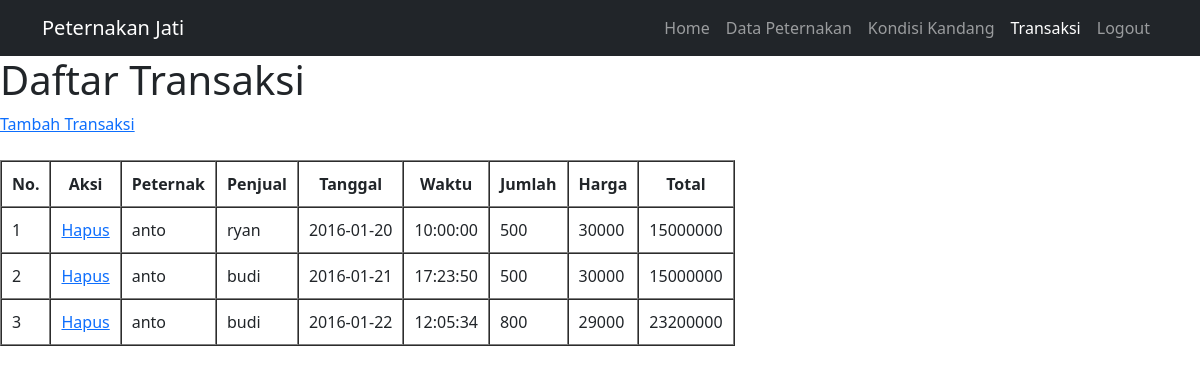
The app's page /PeternakanAyam_Draft1/admin/transaksi.php (signed in) with its own data.
### tables this page shows
CREATE TABLE `tabel_transaksi` (
  `id` int(11) NOT NULL,
  `kd_peternak` varchar(100) NOT NULL,
  `kd_penjual` varchar(100) NOT NULL,
  `tgl` date NOT NULL,
  `waktu` time NOT NULL,
  `jml` int(11) NOT NULL,
  `harga` int(11) NOT NULL,
  `total` int(11) NOT NULL
);

### PeternakanAyam_Draft1/fungsi/functions.php (called while the page is built, shortened)
<?php
    $link = mysqli_connect('localhost', 'tkacom_annisa02', '3720469_*D2X', 'tkacom_peternakan_annisa');
    function query($query) {
        global $link;
        $result = mysqli_query($link, $query);
        $rows = [];
        while( $row = mysqli_fetch_assoc($result)) {
            $rows[] = $row;
        }
        return $rows;
    }
?>

### PeternakanAyam_Draft1/admin/transaksi.php (the view, shortened to what this page needs)
<?php
    require '../fungsi/functions.php';
    $ternak = query("SELECT * from tabel_transaksi");
?>
<!DOCTYPE html>
<html lang="en">
<head>
    <link href="../style/mainpage.css" rel="stylesheet" />
</head>
<body>
    <nav class="navbar navbar-expand-lg navbar-dark bg-dark">
        <div class="container">
            <a class="navbar-brand" href="#">Peternakan Jati</a>
            <div class="collapse navbar-collapse" id="navbarSupportedContent">
                <ul class="navbar-nav ms-auto mb-2 mb-lg-0">
                    <li class="nav-item"><a class="nav-link" href="hal_admin.php">Home</a></li>
                    <li class="nav-item"><a class="nav-link" href="mainpage.php">Data Peternakan</a></li>
                    <li class="nav-item"><a class="nav-link" href="kandang.php">Kondisi Kandang</a></li>
                    <li class="nav-item"><a class="nav-link active" aria-current="page" href="transaksi.php">Transaksi</a></li>
                    <li class="nav-item"><a class="nav-link" href="../fungsi/logout.php">Logout</a></li>
                </ul>
            </div>
        </div>
    </nav>
    <div>
    <h1>Daftar Transaksi</h1>
    <a href="../fungsi/tambahtransaksi.php">Tambah Transaksi</a>
    <br><br>
    <table border="1" cellpadding="10" cellspacing="0">
    <tr>
        <th>No.</th>
        <th>Aksi</th>
        <th>Peternak</th>
        <th>Penjual</th>
        <th>Tanggal</th>
        <th>Waktu</th>
        <th>Jumlah</th>
        <th>Harga</th>
        <th>Total</th>
    </tr>
    <?php $i = 1;   ?>
    <?php foreach( $ternak as $row ): ?>
    <tr>
        <td><?= $i; ?></td>
        <td>
            <a href="../fungsi/hapustransaksi.php?id=<?= $row["id"]; ?>">Hapus</a>
        </td>
        <td><?= $row["kd_peternak"]; ?></td>
        <td><?= $row["kd_penjual"]; ?></td>
        <td><?= $row["tgl"]; ?></td>
        <td><?= $row["waktu"]; ?></td>
        <td><?= $row["jml"]; ?></td>
        <td><?= $row["harga"]; ?></td>
        <td><?= $row["total"]; ?></td>
    </tr>
    <?php $i++; ?>
    <?php endforeach; ?>
    </table>
</div>
</body>
</html>

### records on screen
tabel_transaksi: kd_peternak "anto", kd_penjual "ryan", tgl "2016-01-20", waktu "10:00:00", jml "500", harga "30000", total "15000000"
tabel_transaksi: kd_peternak "anto", kd_penjual "budi", tgl "2016-01-21", waktu "17:23:50", jml "500", harga "30000", total "15000000"
tabel_transaksi: kd_peternak "anto", kd_penjual "budi", tgl "2016-01-22", waktu "12:05:34", jml "800", harga "29000", total "23200000"
